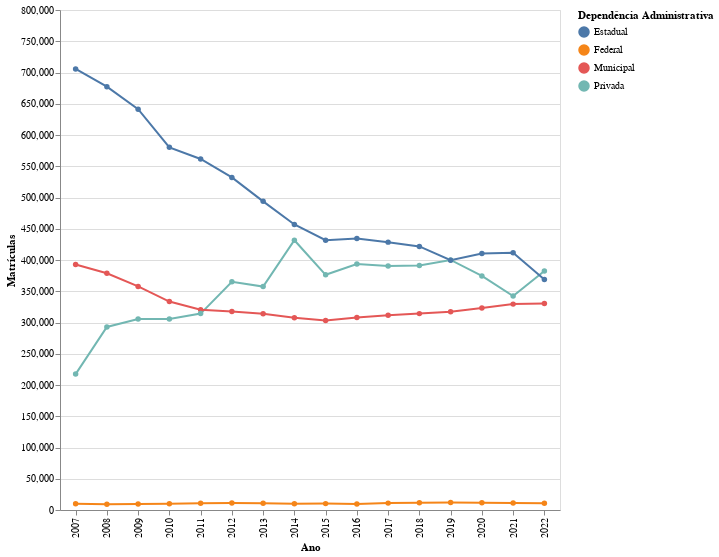

This figure's notebook cell:
### Code cell
alt.Chart(analise).mark_line(point=True).encode(
    x = alt.X('NU_ANO_CENSO:N', title='Ano'),
    y = alt.Y('QT_MAT_BAS', title='Matrículas'),
    color = alt.Color('TP_DEPENDENCIA', title="Dependência Administrativa"),
    tooltip = [alt.Tooltip('NU_ANO_CENSO'),
              alt.Tooltip('QT_MAT_BAS', format=','),
              alt.Tooltip('TP_DEPENDENCIA')]
).properties(
width=500,
height=500
).interactive()

### Figure 1 — Vega-Lite specification as saved in the notebook (floating-point values rounded to 4 significant figures)
{"config": {"view": {"continuousWidth": 400, "continuousHeight": 300}}, "data": {"name": "data-399c756379ec1c9bbda66f1ab5dbaccb"}, "mark": {"type": "line", "point": true}, "encoding": {"color": {"field": "TP_DEPENDENCIA", "title": "Dependência Administrativa", "type": "nominal"}, "tooltip": [{"field": "NU_ANO_CENSO", "type": "quantitative"}, {"field": "QT_MAT_BAS", "format": ",", "type": "quantitative"}, {"field": "TP_DEPENDENCIA", "type": "nominal"}], "x": {"field": "NU_ANO_CENSO", "title": "Ano", "type": "nominal"}, "y": {"field": "QT_MAT_BAS", "title": "Matrículas", "type": "quantitative"}}, "height": 500, "selection": {"selector001": {"type": "interval", "bind": "scales", "encodings": ["x", "y"]}}, "width": 500, "$schema": "https://vega.github.io/schema/vega-lite/v4.17.0.json", "datasets": {"data-399c756379ec1c9bbda66f1ab5dbaccb": [{"TP_DEPENDENCIA": "Privada", "NU_ANO_CENSO": 2022, "QT_MAT_BAS": 382500.0}, {"TP_DEPENDENCIA": "Estadual", "NU_ANO_CENSO": 2022, "QT_MAT_BAS": 368600.0}, {"TP_DEPENDENCIA": "Municipal", "NU_ANO_CENSO": 2022, "QT_MAT_BAS": 330600.0}, {"TP_DEPENDENCIA": "Federal", "NU_ANO_CENSO": 2022, "QT_MAT_BAS": 10800.0}, {"TP_DEPENDENCIA": "Estadual", "NU_ANO_CENSO": 2021, "QT_MAT_BAS": 411700.0}, {"TP_DEPENDENCIA": "Privada", "NU_ANO_CENSO": 2021, "QT_MAT_BAS": 342400.0}, {"TP_DEPENDENCIA": "Municipal", "NU_ANO_CENSO": 2021, "QT_MAT_BAS": 329400.0}, {"TP_DEPENDENCIA": "Federal", "NU_ANO_CENSO": 2021, "QT_MAT_BAS": 11160.0}, {"TP_DEPENDENCIA": "Estadual", "NU_ANO_CENSO": 2020, "QT_MAT_BAS": 410500.0}, {"TP_DEPENDENCIA": "Privada", "NU_ANO_CENSO": 2020, "QT_MAT_BAS": 374500.0}, {"TP_DEPENDENCIA": "Municipal", "NU_ANO_CENSO": 2020, "QT_MAT_BAS": 323400.0}, {"TP_DEPENDENCIA": "Federal", "NU_ANO_CENSO": 2020, "QT_MAT_BAS": 11760.0}, {"TP_DEPENDENCIA": "Privada", "NU_ANO_CENSO": 2019, "QT_MAT_BAS": 400100.0}, {"TP_DEPENDENCIA": "Estadual", "NU_ANO_CENSO": 2019, "QT_MAT_BAS": 399800.0}, {"TP_DEPENDENCIA": "Municipal", "NU_ANO_CENSO": 2019, "QT_MAT_BAS": 317200.0}, {"TP_DEPENDENCIA": "Federal", "NU_ANO_CENSO": 2019, "QT_MAT_BAS": 12100.0}, {"TP_DEPENDENCIA": "Estadual", "NU_ANO_CENSO": 2018, "QT_MAT_BAS": 421700.0}, {"TP_DEPENDENCIA": "Privada", "NU_ANO_CENSO": 2018, "QT_MAT_BAS": 391100.0}, {"TP_DEPENDENCIA": "Municipal", "NU_ANO_CENSO": 2018, "QT_MAT_BAS": 314200.0}, {"TP_DEPENDENCIA": "Federal", "NU_ANO_CENSO": 2018, "QT_MAT_BAS": 11750.0}, {"TP_DEPENDENCIA": "Estadual", "NU_ANO_CENSO": 2017, "QT_MAT_BAS": 428600.0}, {"TP_DEPENDENCIA": "Privada", "NU_ANO_CENSO": 2017, "QT_MAT_BAS": 390300.0}, {"TP_DEPENDENCIA": "Municipal", "NU_ANO_CENSO": 2017, "QT_MAT_BAS": 311400.0}, {"TP_DEPENDENCIA": "Federal", "NU_ANO_CENSO": 2017, "QT_MAT_BAS": 11010.0}, {"TP_DEPENDENCIA": "Estadual", "NU_ANO_CENSO": 2016, "QT_MAT_BAS": 434300.0}, {"TP_DEPENDENCIA": "Privada", "NU_ANO_CENSO": 2016, "QT_MAT_BAS": 393500.0}, {"TP_DEPENDENCIA": "Municipal", "NU_ANO_CENSO": 2016, "QT_MAT_BAS": 308100.0}, {"TP_DEPENDENCIA": "Federal", "NU_ANO_CENSO": 2016, "QT_MAT_BAS": 9578.0}, {"TP_DEPENDENCIA": "Estadual", "NU_ANO_CENSO": 2015, "QT_MAT_BAS": 431800.0}, {"TP_DEPENDENCIA": "Privada", "NU_ANO_CENSO": 2015, "QT_MAT_BAS": 376300.0}, {"TP_DEPENDENCIA": "Municipal", "NU_ANO_CENSO": 2015, "QT_MAT_BAS": 303100.0}, {"TP_DEPENDENCIA": "Federal", "NU_ANO_CENSO": 2015, "QT_MAT_BAS": 10200.0}, {"TP_DEPENDENCIA": "Estadual", "NU_ANO_CENSO": 2014, "QT_MAT_BAS": 456800.0}, {"TP_DEPENDENCIA": "Privada", "NU_ANO_CENSO": 2014, "QT_MAT_BAS": 431600.0}, {"TP_DEPENDENCIA": "Municipal", "NU_ANO_CENSO": 2014, "QT_MAT_BAS": 307500.0}, {"TP_DEPENDENCIA": "Federal", "NU_ANO_CENSO": 2014, "QT_MAT_BAS": 10080.0}, {"TP_DEPENDENCIA": "Estadual", "NU_ANO_CENSO": 2013, "QT_MAT_BAS": 493800.0}, {"TP_DEPENDENCIA": "Privada", "NU_ANO_CENSO": 2013, "QT_MAT_BAS": 357400.0}, {"TP_DEPENDENCIA": "Municipal", "NU_ANO_CENSO": 2013, "QT_MAT_BAS": 314000.0}, {"TP_DEPENDENCIA": "Federal", "NU_ANO_CENSO": 2013, "QT_MAT_BAS": 10980.0}, {"TP_DEPENDENCIA": "Estadual", "NU_ANO_CENSO": 2012, "QT_MAT_BAS": 532100.0}, {"TP_DEPENDENCIA": "Privada", "NU_ANO_CENSO": 2012, "QT_MAT_BAS": 365200.0}, {"TP_DEPENDENCIA": "Municipal", "NU_ANO_CENSO": 2012, "QT_MAT_BAS": 317800.0}, {"TP_DEPENDENCIA": "Federal", "NU_ANO_CENSO": 2012, "QT_MAT_BAS": 11220.0}, {"TP_DEPENDENCIA": "Estadual", "NU_ANO_CENSO": 2011, "QT_MAT_BAS": 561600.0}, {"TP_DEPENDENCIA": "Municipal", "NU_ANO_CENSO": 2011, "QT_MAT_BAS": 320400.0}, {"TP_DEPENDENCIA": "Privada", "NU_ANO_CENSO": 2011, "QT_MAT_BAS": 314200.0}, {"TP_DEPENDENCIA": "Federal", "NU_ANO_CENSO": 2011, "QT_MAT_BAS": 10960.0}, {"TP_DEPENDENCIA": "Estadual", "NU_ANO_CENSO": 2010, "QT_MAT_BAS": 580200.0}, {"TP_DEPENDENCIA": "Municipal", "NU_ANO_CENSO": 2010, "QT_MAT_BAS": 333500.0}, {"TP_DEPENDENCIA": "Privada", "NU_ANO_CENSO": 2010, "QT_MAT_BAS": 305500.0}, {"TP_DEPENDENCIA": "Federal", "NU_ANO_CENSO": 2010, "QT_MAT_BAS": 10070.0}, {"TP_DEPENDENCIA": "Estadual", "NU_ANO_CENSO": 2009, "QT_MAT_BAS": 641200.0}, {"TP_DEPENDENCIA": "Municipal", "NU_ANO_CENSO": 2009, "QT_MAT_BAS": 357700.0}, {"TP_DEPENDENCIA": "Privada", "NU_ANO_CENSO": 2009, "QT_MAT_BAS": 305500.0}, {"TP_DEPENDENCIA": "Federal", "NU_ANO_CENSO": 2009, "QT_MAT_BAS": 9681.0}, {"TP_DEPENDENCIA": "Estadual", "NU_ANO_CENSO": 2008, "QT_MAT_BAS": 677300.0}, {"TP_DEPENDENCIA": "Municipal", "NU_ANO_CENSO": 2008, "QT_MAT_BAS": 378800.0}, {"TP_DEPENDENCIA": "Privada", "NU_ANO_CENSO": 2008, "QT_MAT_BAS": 292900.0}, {"TP_DEPENDENCIA": "Federal", "NU_ANO_CENSO": 2008, "QT_MAT_BAS": 9330.0}, {"TP_DEPENDENCIA": "Estadual", "NU_ANO_CENSO": 2007, "QT_MAT_BAS": 705700.0}, {"TP_DEPENDENCIA": "Municipal", "NU_ANO_CENSO": 2007, "QT_MAT_BAS": 392800.0}, {"TP_DEPENDENCIA": "Privada", "NU_ANO_CENSO": 2007, "QT_MAT_BAS": 217400.0}, {"TP_DEPENDENCIA": "Federal", "NU_ANO_CENSO": 2007, "QT_MAT_BAS": 10090.0}]}}
